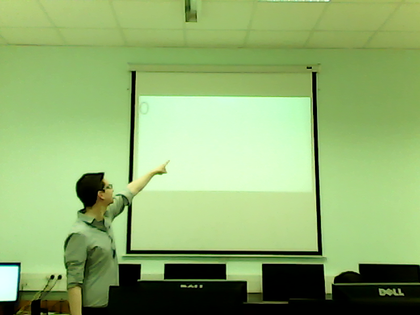
%> input picture semi_global_matching-master/semi_global_matching-master/cam_0.png, 420 x 315 px, shrunk from 640 x 480 before the run
$ octave --eval "How2RunSGMWrapper;"   (GNU Octave 9; MATLAB toolbox functions it lacks are replaced by stand-ins)
%> lines starting %> are read from the running program, lines starting %| are printed output that depends on the picture
### semi_global_matching-master/semi_global_matching-master/SGMWrapper.m
function [ disparity_map ] = SGMWrapper( im_left, im_right, params )
% Compute disparity map with semi global matching algorithm.
% "Heiko Hirschmuller. Stereo processing by semiglobal matching and mutual information.
%   Pattern Analysis and Machine Intelligence, IEEE Transactions on, 30(2):328–341, 2008."
%
% Inputs:   im_left - left image in gray scale. used as the reference image
%           im_right - right image in gray scale. used as the support image
%           params - diffrent parameters for thr algorithm:
%               block_size, disparity_range, P1, P2, directions_num
% Output:   disparity_map - the disparity map from left view point
%               with values between params.disparity_range(1)
%               and params.disparity_range(2)


%% Check inputs parameters. put default param if not exist

% Block size for raw cost aggregation. simple block matching
if ~isfield(params, 'block_size')
    params.block_size = 5;
end

% [minimum disparity, maximum disparity] - disparity range
if ~isfield(params, 'disparity_range')
    params.disparity_range = [-16 16];
end

% Penalise for 1 disparity different from the neighbor
if ~isfield(params, 'P1')
    params.P1 = (1/16)*8*params.block_size.^2;
end

% Penalise for more than 1 disparity different from the neighbor
if ~isfield(params, 'P2')
    params.P2 = (1/16)*32*params.block_size.^2;
end

% Number of SGM path direction. currently only 8 is supported.
if ~isfield(params, 'directions_num')
    params.directions_num = 8;
end

%% Raw cost aggregation
% Compute cost using simple block matching with Sum-Square-Diff distance
block_size      =   params.block_size;
disparity_range =   params.disparity_range;
C = costCalculation(im_left, im_right, block_size, disparity_range);

%% Cost aggregation (Dynamic programming)
% calculates cost for each pixel and for each disparity along some path.
% Penalise disparity differences between neighbors.
P1              =   params.P1;
P2              =   params.P2;
directions_num  =   params.directions_num;
Lr = costAggregation(C, P1, P2, directions_num);

%% Choose disparity from all paths
% for each pixel for each disparity summing all costs of the different path.
% choosing disparity with minimum cost.
disparity_range = params.disparity_range;
disparity_map = disparitySelection(Lr, disparity_range);

end


% [12 lines left out: function disparitySelection, not called in this run]

function Lr = costAggregation(C, P1, P2, directions_num)
% Inputs:   C - cost array, dim: ImageHeight x ImageWidth x DisparityRange
%           P1 - Penalise for 1 disparity different from the neighbor
%           P2 - Penalise for more than 1 disparity different from the neighbor
%           directions_num - number of direction for which to calculate the patch cost
% Outputs:  Lr - for each pixel and for each disparity the calculated minimal costs along the paths.
%               dim: ImageHeight x ImageWidth x DisparityRange


%currently only 8 directions are implemented
assert(directions_num == 8);
assert(P1 > 0);
assert(P2 > 0);


[size_y ,size_x , size_d] = size(C);
max_b = size_x + size_y;

%Initialize output
Lr = zeros([size(C),directions_num], 'double');

%Iterate over direction
for dir = 1:directions_num
    Li = zeros(size(C), 'double'); %temp buffer

    %Iterate over all paths in specific direction
    for b = -1*max_b : max_b

        %Extract path from Cost array
        inds = directionBasedRemap(dir, b, size_x, size_y, size_d);
        slice = reshape(C(inds), [size(inds,1)/size_d, size_d]); %%dimensions

        %If path exist evaluate the path cost
        if all(size(slice) ~= 0)

            %Evaluate cost over the path
            graded_slice = evaluatePathCost(slice',P1,P2)';
            Li(inds) = graded_slice(:);

            %Assign to output buffer
            Lr(:,:,:,dir) = Li;
        end
    end
end

end

% [113 lines left out: functions directionBasedRemap, evaluatePathCost, not called in this run]


function [C] = costCalculation(im_reference, im_support, block_size, disparity_range)
% Calculate cost array using simple block matching algorithm
% Inputs:   im_left - left image, gray scale, will be converted to double.
%               size: WxHx1
%           im_right - right image, gray scale, will be converted to double
%               size: WxHx1
%           block_size - window size of the matching process
%           disparity_range - vector of the kind [minimum disparity maximum disparity]
% Output:   C - cost calculation result. size WxHxD where D is disparity range


%Check inputs arguments
assert(all(size(im_reference) == size(im_support)));
assert(block_size > 1);
assert(disparity_range(2) > disparity_range(1));


if (~isa(im_reference,'double') || ~isa(im_support,'double'))
    im_reference = im2double(im_reference);
    im_support  = im2double(im_support);
end

% output image:
C = zeros(size(im_support,1), size(im_reference,2), disparity_range(2) - disparity_range(1) + 1, 'double');


% allocate im_diff. im_diff is in left coords:
im_diff = zeros(size(im_reference, 1), size(im_reference,2), 'double');

% iterate over all disparities
for disp = disparity_range(1) : disparity_range(2)


    % calc borders for images
    borders_left = [1, size(im_reference,2)] - disp *  [(disp < 0), disp > 0];
    borders_right = borders_left + [disp, disp];

    % im_diff = (im_left - im_reference).^2, inside borders
    im_diff(:, borders_left(1) : borders_left(2)) = ...
        im_support(:, borders_left(1) : borders_left(2)) - ...
        im_reference(:, borders_right(1) : borders_right(2));
    im_diff = abs(im_diff);

    % replicate areas outside borders for im_diff:
    im_diff(:, 1:borders_left(1)) = im_diff(:, borders_left(1)) * ...
        ones(1, borders_left(1));
    im_diff(:, borders_left(2):end) = im_diff(:,borders_left(2)) * ...
        ones(1, size(im_diff,2) - borders_left(2) + 1);

    % for summing, do convolution with ones:
    filt = ones(block_size);
    C(:, :, disp - disparity_range(1) + 1) = ...
        conv2(im_diff, filt, 'same');

end

% copy last supported value to boundaries of the output:
frame_copy = (block_size - 1) / 2;

% replicate areas outside borders for im_diff:
% replicate on x
C(:, 1:frame_copy,:) = repmat(C(:, frame_copy+1,:),1,frame_copy);
C(:,end-frame_copy+1:end,:) = repmat(C(:,end-frame_copy, :), 1, frame_copy);
% replicate on y
C(1:frame_copy, :, :) = repmat(C(frame_copy+1,:,:),frame_copy,1);
C(end-frame_copy+1:end,:,:) = repmat(C(end-frame_copy,:,:),frame_copy,1);

% normalize output:
min_val = min(C(:));
max_val = max(C(:));

C = 255.0*(C - min_val)/(max_val-min_val);

end

### semi_global_matching-master/semi_global_matching-master/How2RunSGMWrapper.m
function [] = How2RunSGMWrapper()
% Compute disparity map with semi global matching algorithm.
% "Heiko Hirschmuller. Stereo processing by semiglobal matching and mutual information.
%   Pattern Analysis and Machine Intelligence, IEEE Transactions on, 30(2):328�341, 2008."


%% Initialize parameters

% Block size for raw cost aggergation. simple block matching
params.block_size = 5;

% [minimum disparity, maximum disparity
params.disparity_range = [-16 16];

% Penalise disparity different than 1 for neighbor
params.P1 = (1/16)*8*params.block_size.^2;

% Penalise for more than 1 disparity different from the neighbor
params.P2 = (1/16)*32*params.block_size.^2;

% Number of SGM path direction
params.directions_num = 8;

%% Load images

% left image in gray scale. used as the reference image
%im_left  = rgb2gray(imread('image_left.png'));
im_left  = rgb2gray(imread('cam_0.png'));
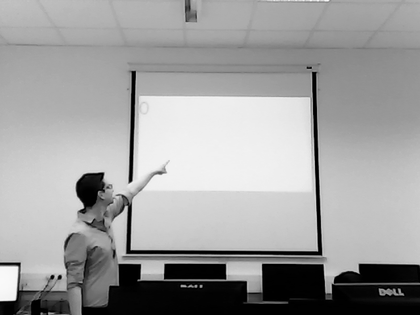
%> im_left: size 315x420 uint8; min 0, max 250, mean 158.2

% right image in gray scale. used as the support image
%im_right = rgb2gray(imread('image_right.png'));
im_right = rgb2gray(imread('cam_1.png'));
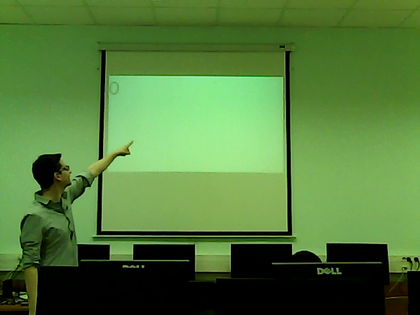
%> input picture semi_global_matching-master/semi_global_matching-master/cam_1.png, 420 x 315 px, shrunk from 640 x 480 before the run
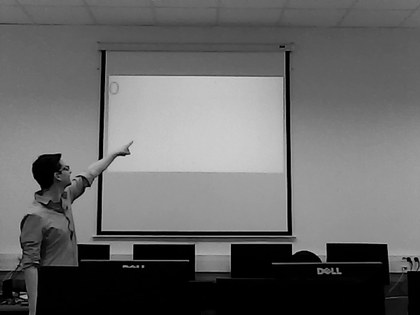
%> im_right: size 315x420 uint8; min 0, max 211, mean 102.8


%% Run Semi Global Matching algorithm
% the disparity map from left view point with values between
% params.disparity_range(1) %and params.disparity_range(2)
disparity_map = SGMWrapper( im_left, im_right, params );
%> the loop in costCalculation, `for disp = disparity_range(1) : disparity_range(2)` made 33 passes
%> pass 1, in costCalculation, `im_diff = abs(im_diff);`:
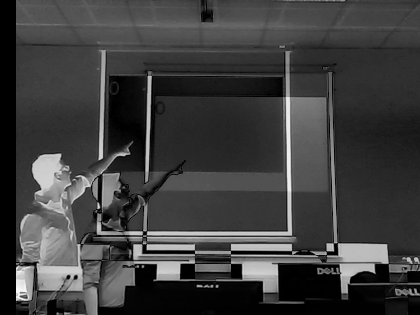
%> im_diff: size 315x420 double; min 0, max 0.969, mean 0.244
%> pass 2, in costCalculation, `im_diff = abs(im_diff);`:
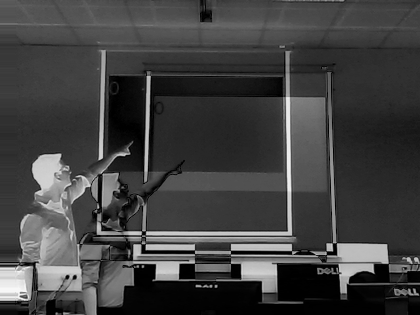
%> im_diff: size 315x420 double; min 0, max 0.969, mean 0.255
%> pass 3, in costCalculation, `im_diff = abs(im_diff);`:
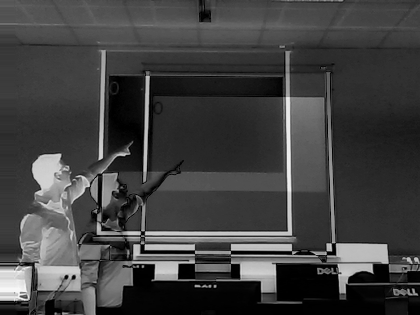
%> im_diff: size 315x420 double; min 0, max 0.973, mean 0.254
%> after the loop in costCalculation, `for disp = disparity_range(1) : disparity_range(2)`:
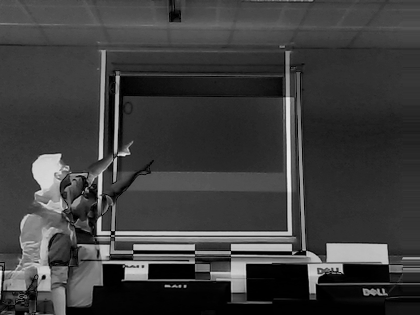
%> im_diff: size 315x420 double; min 0, max 0.961, mean 0.241
%> in costCalculation, `min_val = min(C(:));`: min_val = 0
%> in costCalculation, `max_val = max(C(:));`: max_val = 24.39
%> in costAggregation, `[size_y ,size_x , size_d] = size(C);`: size_y = 315; size_x = 420; size_d = 33
%> in costAggregation, `max_b = size_x + size_y;`: max_b = 735
imwrite(uint8(255*(disparity_map-min(disparity_map(:)))/(max(disparity_map(:)) - min(disparity_map(:)) )),...
    'disparity_map.tiff');

end
%> (the run ends here)
